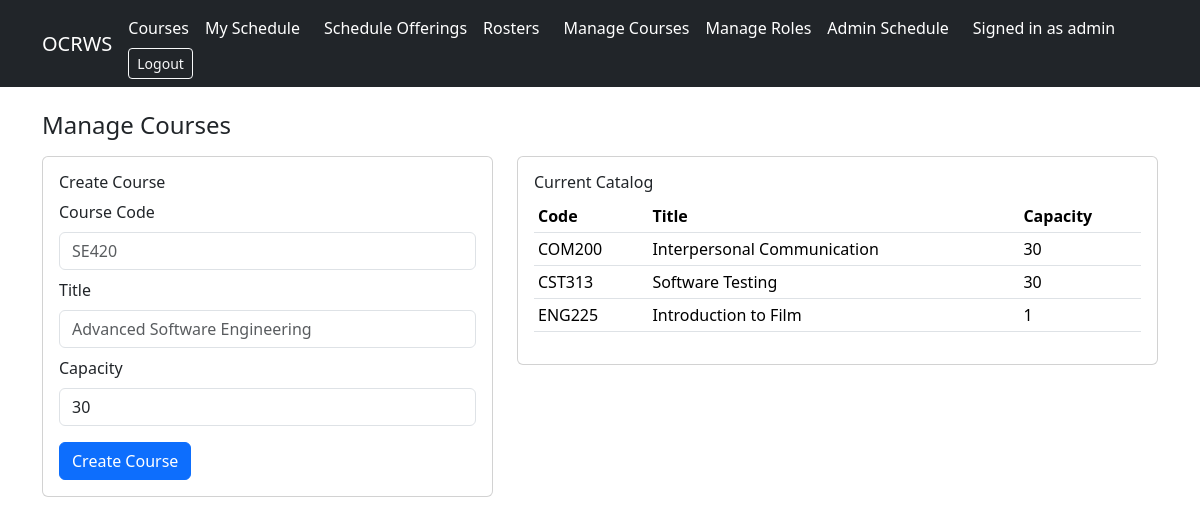
/manage_courses.php (signed in), run on the app's committed database.
### tables this page shows
CREATE TABLE `courses` (
  `id` int(11) NOT NULL,
  `course_code` varchar(20) NOT NULL,
  `title` varchar(255) NOT NULL,
  `capacity` int(11) NOT NULL
);

### includes/CourseRepository.php (called while the page is built, shortened)
<?php
class CourseRepository {
    public static function listCourses(): array {
        $pdo = Database::connection();
        return $pdo->query('SELECT * FROM courses ORDER BY course_code')->fetchAll();
    }
}

### includes/helpers.php (called while the page is built, shortened)
<?php
function h(?string $v): string { return htmlspecialchars($v ?? '', ENT_QUOTES, 'UTF-8'); }

### manage_courses.php (the view, shortened to what this page needs)
<?php
require_once __DIR__ . '/includes/master.php';
require_once __DIR__ . '/includes/helpers.php';
require_once __DIR__ . '/includes/CourseRepository.php';
$courses = CourseRepository::listCourses();
?>
<h2 class="h4 mb-3">Manage Courses</h2>
<div class="row g-4"><div class="col-lg-5"><div class="card"><div class="card-body"><h3 class="h6">Create Course</h3><form method="post"><div class="mb-2"><label class="form-label">Course Code</label><input class="form-control" name="course_code" placeholder="SE420"></div><div class="mb-2"><label class="form-label">Title</label><input class="form-control" name="title" placeholder="Advanced Software Engineering"></div><div class="mb-3"><label class="form-label">Capacity</label><input type="number" min="1" class="form-control" name="capacity" value="30"></div><button class="btn btn-primary" type="submit">Create Course</button></form></div></div></div><div class="col-lg-7"><div class="card"><div class="card-body"><h3 class="h6">Current Catalog</h3><table class="table table-sm"><thead><tr><th>Code</th><th>Title</th><th>Capacity</th></tr></thead><tbody><?php foreach ($courses as $c): ?><tr><td><?php echo h($c['course_code']); ?></td><td><?php echo h($c['title']); ?></td><td><?php echo (int)$c['capacity']; ?></td></tr><?php endforeach; ?></tbody></table></div></div></div></div>
<?php require_once __DIR__ . '/includes/footer.php'; ?>

### data on the page
courses: course_code "COM200", title "Interpersonal Communication", capacity "30"
courses: course_code "CST313", title "Software Testing", capacity "30"
courses: course_code "ENG225", title "Introduction to Film", capacity "1"

### other printed values
$_SESSION['user_id'] "admin"
